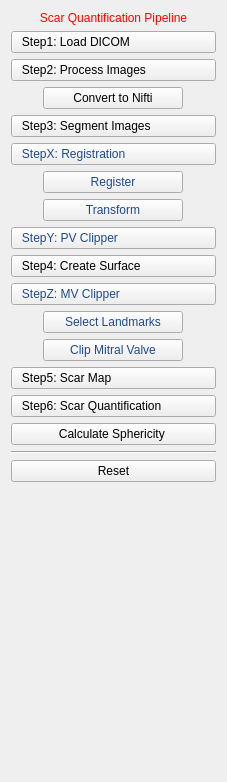
<?xml version="1.0" encoding="UTF-8"?>
<ui version="4.0">
 <class>AtrialScarViewControls</class>
 <widget class="QWidget" name="AtrialScarViewControls">
  <property name="geometry">
   <rect>
    <x>0</x>
    <y>0</y>
    <width>227</width>
    <height>782</height>
   </rect>
  </property>
  <property name="windowTitle">
   <string>QmitkTemplate</string>
  </property>
  <layout class="QVBoxLayout" name="verticalLayout">
   <item>
    <widget class="QLabel" name="titleLabel">
     <property name="styleSheet">
      <string notr="true">QLabel { color: rgb(255, 0, 0) }</string>
     </property>
     <property name="text">
      <string>Scar Quantification Pipeline</string>
     </property>
     <property name="alignment">
      <set>Qt::AlignCenter</set>
     </property>
    </widget>
   </item>
   <item>
    <widget class="QPushButton" name="button_1">
     <property name="toolTip">
      <string>Do image processing</string>
     </property>
     <property name="styleSheet">
      <string notr="true">text-align: left;</string>
     </property>
     <property name="text">
      <string>   Step1: Load DICOM</string>
     </property>
    </widget>
   </item>
   <item>
    <widget class="QPushButton" name="button_2">
     <property name="toolTip">
      <string>Do image processing</string>
     </property>
     <property name="styleSheet">
      <string notr="true">text-align: left;</string>
     </property>
     <property name="text">
      <string>   Step2: Process Images</string>
     </property>
    </widget>
   </item>
   <item alignment="Qt::AlignHCenter">
    <widget class="QPushButton" name="button_2_1">
     <property name="minimumSize">
      <size>
       <width>140</width>
       <height>0</height>
      </size>
     </property>
     <property name="maximumSize">
      <size>
       <width>140</width>
       <height>16777215</height>
      </size>
     </property>
     <property name="text">
      <string>Convert to Nifti</string>
     </property>
    </widget>
   </item>
   <item>
    <widget class="QPushButton" name="button_3">
     <property name="toolTip">
      <string>Do image processing</string>
     </property>
     <property name="styleSheet">
      <string notr="true">text-align: left;</string>
     </property>
     <property name="text">
      <string>   Step3: Segment Images</string>
     </property>
    </widget>
   </item>
   <item>
    <widget class="QPushButton" name="button_x">
     <property name="styleSheet">
      <string notr="true">text-align: left; color: rgb(32, 74, 135);</string>
     </property>
     <property name="text">
      <string>   StepX: Registration</string>
     </property>
    </widget>
   </item>
   <item alignment="Qt::AlignHCenter">
    <widget class="QPushButton" name="button_x_1">
     <property name="minimumSize">
      <size>
       <width>140</width>
       <height>0</height>
      </size>
     </property>
     <property name="maximumSize">
      <size>
       <width>140</width>
       <height>16777215</height>
      </size>
     </property>
     <property name="styleSheet">
      <string notr="true">color: rgb(32, 74, 135);</string>
     </property>
     <property name="text">
      <string>Register</string>
     </property>
    </widget>
   </item>
   <item alignment="Qt::AlignHCenter">
    <widget class="QPushButton" name="button_x_2">
     <property name="minimumSize">
      <size>
       <width>140</width>
       <height>0</height>
      </size>
     </property>
     <property name="maximumSize">
      <size>
       <width>140</width>
       <height>16777215</height>
      </size>
     </property>
     <property name="styleSheet">
      <string notr="true">color: rgb(32, 74, 135);</string>
     </property>
     <property name="text">
      <string>Transform</string>
     </property>
    </widget>
   </item>
   <item>
    <widget class="QPushButton" name="button_y">
     <property name="styleSheet">
      <string notr="true">text-align: left; color: rgb(32, 74, 135);</string>
     </property>
     <property name="text">
      <string>   StepY: PV Clipper</string>
     </property>
    </widget>
   </item>
   <item>
    <widget class="QPushButton" name="button_4">
     <property name="toolTip">
      <string>Do image processing</string>
     </property>
     <property name="styleSheet">
      <string notr="true">text-align: left;</string>
     </property>
     <property name="text">
      <string>   Step4: Create Surface</string>
     </property>
    </widget>
   </item>
   <item>
    <widget class="QPushButton" name="button_z">
     <property name="styleSheet">
      <string notr="true">text-align: left; color: rgb(32, 74, 135);</string>
     </property>
     <property name="text">
      <string>   StepZ: MV Clipper</string>
     </property>
    </widget>
   </item>
   <item alignment="Qt::AlignHCenter">
    <widget class="QPushButton" name="button_z_1">
     <property name="minimumSize">
      <size>
       <width>140</width>
       <height>0</height>
      </size>
     </property>
     <property name="maximumSize">
      <size>
       <width>140</width>
       <height>16777215</height>
      </size>
     </property>
     <property name="styleSheet">
      <string notr="true">color: rgb(32, 74, 135);</string>
     </property>
     <property name="text">
      <string>Select Landmarks</string>
     </property>
    </widget>
   </item>
   <item alignment="Qt::AlignHCenter">
    <widget class="QPushButton" name="button_z_2">
     <property name="minimumSize">
      <size>
       <width>140</width>
       <height>0</height>
      </size>
     </property>
     <property name="maximumSize">
      <size>
       <width>140</width>
       <height>16777215</height>
      </size>
     </property>
     <property name="styleSheet">
      <string notr="true">color: rgb(32, 74, 135);</string>
     </property>
     <property name="text">
      <string>Clip Mitral Valve</string>
     </property>
    </widget>
   </item>
   <item>
    <widget class="QPushButton" name="button_5">
     <property name="styleSheet">
      <string notr="true">text-align: left;</string>
     </property>
     <property name="text">
      <string>   Step5: Scar Map</string>
     </property>
    </widget>
   </item>
   <item>
    <widget class="QPushButton" name="button_6">
     <property name="styleSheet">
      <string notr="true">text-align: left;</string>
     </property>
     <property name="text">
      <string>   Step6: Scar Quantification</string>
     </property>
    </widget>
   </item>
   <item>
    <widget class="QPushButton" name="button_s">
     <property name="text">
      <string>Calculate Sphericity </string>
     </property>
    </widget>
   </item>
   <item>
    <widget class="Line" name="line">
     <property name="orientation">
      <enum>Qt::Horizontal</enum>
     </property>
    </widget>
   </item>
   <item>
    <widget class="QPushButton" name="button_r">
     <property name="text">
      <string>Reset</string>
     </property>
    </widget>
   </item>
   <item>
    <spacer name="spacer">
     <property name="orientation">
      <enum>Qt::Vertical</enum>
     </property>
     <property name="sizeType">
      <enum>QSizePolicy::Expanding</enum>
     </property>
     <property name="sizeHint" stdset="0">
      <size>
       <width>20</width>
       <height>220</height>
      </size>
     </property>
    </spacer>
   </item>
  </layout>
 </widget>
 <layoutdefault spacing="6" margin="11"/>
 <resources/>
 <connections/>
</ui>
